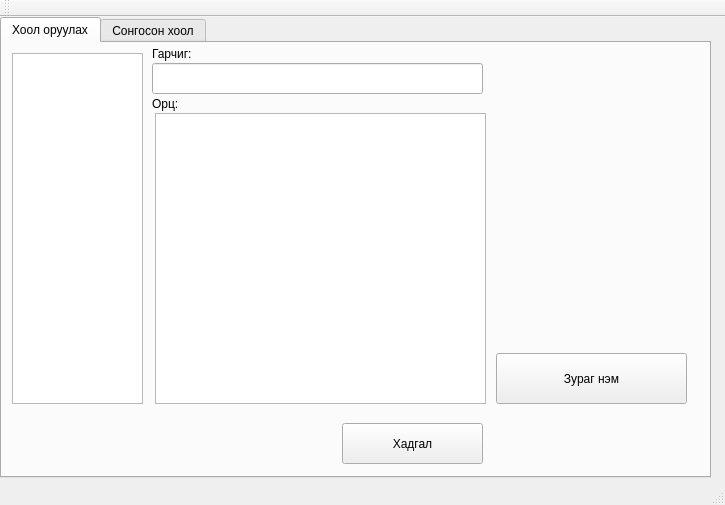
<?xml version="1.0" encoding="UTF-8"?>
<ui version="4.0">
 <class>MainWindow</class>
 <widget class="QMainWindow" name="MainWindow">
  <property name="geometry">
   <rect>
    <x>0</x>
    <y>0</y>
    <width>725</width>
    <height>505</height>
   </rect>
  </property>
  <property name="minimumSize">
   <size>
    <width>725</width>
    <height>505</height>
   </size>
  </property>
  <property name="maximumSize">
   <size>
    <width>725</width>
    <height>505</height>
   </size>
  </property>
  <property name="windowTitle">
   <string>Хоолны Манга</string>
  </property>
  <property name="windowIcon">
   <iconset resource="source.qrc">
    <normaloff>:/icons/fcs.ico</normaloff>:/icons/fcs.ico</iconset>
  </property>
  <widget class="QWidget" name="centralWidget">
   <widget class="QTabWidget" name="tabWidget">
    <property name="geometry">
     <rect>
      <x>0</x>
      <y>0</y>
      <width>711</width>
      <height>461</height>
     </rect>
    </property>
    <property name="currentIndex">
     <number>0</number>
    </property>
    <widget class="QWidget" name="tab">
     <attribute name="title">
      <string>Хоол оруулах</string>
     </attribute>
     <widget class="QListView" name="listView">
      <property name="geometry">
       <rect>
        <x>10</x>
        <y>10</y>
        <width>131</width>
        <height>351</height>
       </rect>
      </property>
     </widget>
     <widget class="QLabel" name="label">
      <property name="geometry">
       <rect>
        <x>490</x>
        <y>10</y>
        <width>201</width>
        <height>281</height>
       </rect>
      </property>
      <property name="text">
       <string/>
      </property>
     </widget>
     <widget class="QPushButton" name="pushButton">
      <property name="geometry">
       <rect>
        <x>340</x>
        <y>380</y>
        <width>141</width>
        <height>41</height>
       </rect>
      </property>
      <property name="text">
       <string>Хадгал</string>
      </property>
     </widget>
     <widget class="QPushButton" name="pushButton_2">
      <property name="geometry">
       <rect>
        <x>494</x>
        <y>310</y>
        <width>191</width>
        <height>51</height>
       </rect>
      </property>
      <property name="text">
       <string>Зураг нэм</string>
      </property>
     </widget>
     <widget class="QLabel" name="label_2">
      <property name="geometry">
       <rect>
        <x>150</x>
        <y>0</y>
        <width>51</width>
        <height>21</height>
       </rect>
      </property>
      <property name="text">
       <string>Гарчиг:</string>
      </property>
     </widget>
     <widget class="QLabel" name="label_3">
      <property name="geometry">
       <rect>
        <x>150</x>
        <y>50</y>
        <width>51</width>
        <height>21</height>
       </rect>
      </property>
      <property name="text">
       <string>Орц:</string>
      </property>
     </widget>
     <widget class="QLineEdit" name="lineEdit">
      <property name="geometry">
       <rect>
        <x>150</x>
        <y>20</y>
        <width>331</width>
        <height>31</height>
       </rect>
      </property>
     </widget>
     <widget class="QTextEdit" name="textEdit">
      <property name="geometry">
       <rect>
        <x>153</x>
        <y>70</y>
        <width>331</width>
        <height>291</height>
       </rect>
      </property>
     </widget>
    </widget>
    <widget class="QWidget" name="tab_2">
     <attribute name="title">
      <string>Сонгосон хоол</string>
     </attribute>
     <widget class="QPushButton" name="pushButton_3">
      <property name="geometry">
       <rect>
        <x>10</x>
        <y>392</y>
        <width>111</width>
        <height>31</height>
       </rect>
      </property>
      <property name="text">
       <string>Буцах</string>
      </property>
     </widget>
     <widget class="QLabel" name="label_4">
      <property name="geometry">
       <rect>
        <x>385</x>
        <y>22</y>
        <width>301</width>
        <height>351</height>
       </rect>
      </property>
      <property name="text">
       <string/>
      </property>
     </widget>
     <widget class="QTextBrowser" name="textBrowser">
      <property name="geometry">
       <rect>
        <x>10</x>
        <y>20</y>
        <width>351</width>
        <height>31</height>
       </rect>
      </property>
     </widget>
     <widget class="QTextBrowser" name="textBrowser_2">
      <property name="geometry">
       <rect>
        <x>10</x>
        <y>70</y>
        <width>351</width>
        <height>301</height>
       </rect>
      </property>
     </widget>
    </widget>
   </widget>
  </widget>
  <widget class="QMenuBar" name="menuBar">
   <property name="geometry">
    <rect>
     <x>0</x>
     <y>0</y>
     <width>725</width>
     <height>21</height>
    </rect>
   </property>
  </widget>
  <widget class="QToolBar" name="mainToolBar">
   <attribute name="toolBarArea">
    <enum>TopToolBarArea</enum>
   </attribute>
   <attribute name="toolBarBreak">
    <bool>false</bool>
   </attribute>
  </widget>
  <widget class="QStatusBar" name="statusBar"/>
 </widget>
 <layoutdefault spacing="6" margin="11"/>
 <resources>
  <include location="source.qrc"/>
 </resources>
 <connections/>
</ui>
